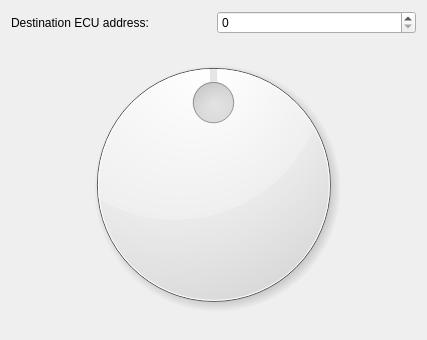
<?xml version="1.0" encoding="UTF-8"?>
<ui version="4.0">
 <class>GeneralValveCommandWindow</class>
 <widget class="QWidget" name="GeneralValveCommandWindow">
  <property name="geometry">
   <rect>
    <x>0</x>
    <y>0</y>
    <width>427</width>
    <height>340</height>
   </rect>
  </property>
  <property name="windowTitle">
   <string>Form</string>
  </property>
  <layout class="QGridLayout" name="gridLayout">
   <item row="0" column="0">
    <widget class="QLabel" name="label_3">
     <property name="text">
      <string>Destination ECU address:</string>
     </property>
    </widget>
   </item>
   <item row="0" column="1">
    <widget class="QSpinBox" name="destinationEcuAddressSpinBox">
     <property name="maximum">
      <number>255</number>
     </property>
    </widget>
   </item>
   <item row="3" column="0" colspan="2">
    <widget class="QDial" name="extendedFlowDial">
     <property name="minimum">
      <number>-65535</number>
     </property>
     <property name="maximum">
      <number>65535</number>
     </property>
     <property name="value">
      <number>0</number>
     </property>
    </widget>
   </item>
  </layout>
 </widget>
 <resources/>
 <connections/>
</ui>
